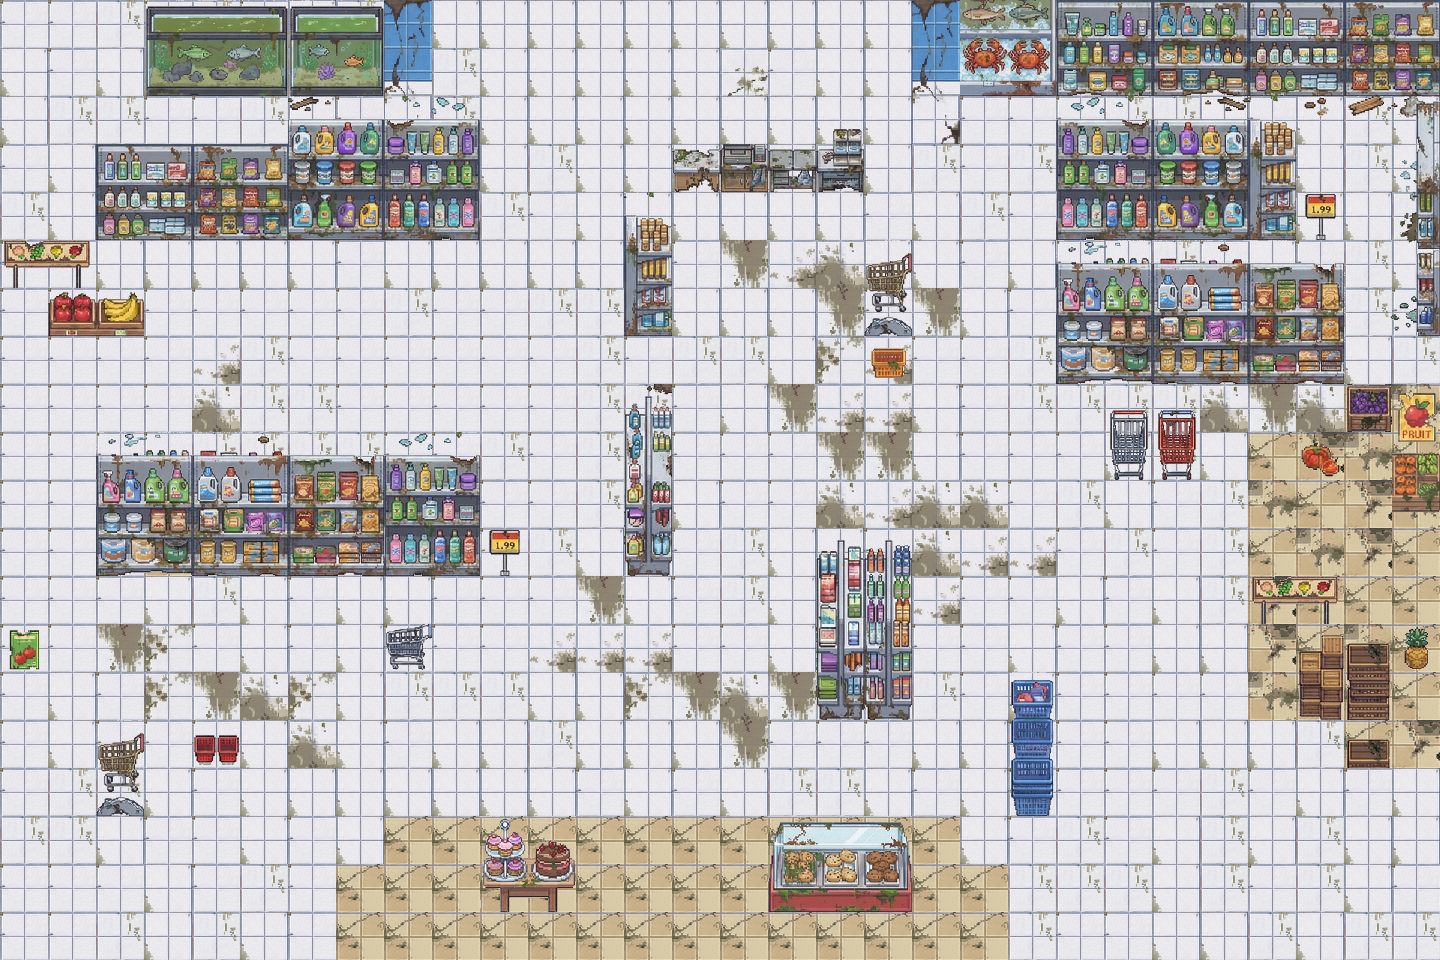

This game map was drawn from its Tiled (.tmx) file and the tilesets committed beside it. A one-line description and the full map source follow:
An orthogonal 30x20 tile map with 48x48 px tiles, 2 tile layers (ground, collision), 6 tilesets.

<map version="1.10" tiledversion="1.12.2" orientation="orthogonal" renderorder="right-down" width="30" height="20" tilewidth="48" tileheight="48" infinite="0" nextlayerid="3" nextobjectid="1">
 <tileset firstgid="1" source="8.tsx" />
 <tileset firstgid="257" source="5.tsx" />
 <tileset firstgid="513" source="6.tsx" />
 <tileset firstgid="769" source="3.tsx" />
 <tileset firstgid="1025" source="1.tsx" />
 <tileset firstgid="1281" source="7.tsx" />
 <layer id="2" name="ground" width="30" height="20">
  <data encoding="csv">
84,84,112,84,112,84,33,112,3221225569,33,33,33,33,33,33,33,33,33,33,3221225569,84,112,33,33,112,84,84,112,33,112,
33,84,33,33,84,112,112,84,3221225553,112,33,33,33,33,33,100,84,33,33,3221225553,112,112,112,112,112,112,112,33,112,33,
33,112,112,84,84,112,33,84,3221225537,112,33,33,33,33,33,33,33,33,33,3221225537,84,84,84,112,112,33,84,33,112,33,
84,33,33,33,112,84,112,112,33,33,33,112,33,33,33,33,33,112,33,112,84,112,112,33,33,33,84,33,112,33,
112,33,33,33,84,33,112,84,33,112,112,84,33,33,33,33,33,33,84,33,112,84,33,33,84,84,112,33,33,112,
84,84,33,33,33,33,33,84,33,33,33,33,33,95,84,96,79,80,33,33,84,33,84,33,112,84,33,84,112,33,
84,84,84,84,84,84,84,84,112,84,84,112,112,33,33,33,33,96,84,96,33,84,84,112,84,84,33,84,112,84,
84,84,84,84,79,112,84,84,84,84,84,84,112,84,112,112,33,95,79,84,84,112,33,84,84,33,112,33,33,112,
84,84,84,84,80,112,112,84,84,84,84,84,112,112,84,33,96,79,79,33,84,112,112,112,112,80,96,80,583,581,
84,84,84,84,112,112,112,112,84,84,112,84,112,33,84,84,84,96,96,33,84,84,84,33,112,33,582,583,581,582,
84,84,84,582,33,112,84,84,84,84,84,84,112,112,33,84,84,80,79,80,80,84,112,33,84,112,581,582,583,581,
84,84,84,582,84,84,84,84,112,84,84,112,33,84,84,112,33,33,84,80,79,79,84,112,84,112,582,581,583,582,
84,84,84,33,112,33,84,33,33,84,84,84,96,33,84,112,33,80,79,79,84,84,33,84,33,112,583,582,582,582,
84,84,96,95,84,33,84,33,84,84,84,79,79,79,84,84,33,96,84,84,84,33,84,84,33,33,583,582,581,582,
84,33,84,95,96,80,95,33,112,112,112,33,33,95,96,80,96,96,84,112,84,33,84,84,84,84,581,582,582,582,
84,33,84,84,84,33,80,33,84,33,33,112,33,33,33,96,84,84,84,33,33,84,84,84,33,33,33,112,582,583,
84,112,112,33,84,33,33,33,33,33,33,33,84,33,84,33,112,112,33,84,33,84,84,84,84,112,84,33,84,33,
112,112,33,84,84,33,84,33,582,582,582,582,582,582,582,582,582,582,582,582,33,84,112,84,33,112,33,112,33,33,
84,84,84,33,84,112,84,582,582,582,582,582,582,582,582,582,582,582,582,582,582,112,112,112,33,112,84,112,33,84,
84,84,112,33,112,33,84,582,582,582,582,582,582,582,582,582,582,582,582,582,582,112,84,84,33,33,112,33,112,112
</data>
 </layer>
 <layer id="1" name="collision" width="30" height="20">
  <data encoding="csv">
0,0,0,865,866,867,868,869,0,0,0,0,0,0,0,0,0,0,0,0,788,789,265,266,267,268,269,270,271,272,
0,0,0,881,882,883,884,885,0,0,0,0,0,0,0,0,0,0,0,0,804,805,281,282,283,284,285,286,287,288,
0,0,0,0,0,0,2147483948,2147483947,2147483946,2147483945,0,0,0,0,0,0,0,1068,0,0,0,0,297,298,299,300,301,302,303,304,
0,0,269,270,271,272,2147483964,2147483963,2147483962,2147483961,0,0,0,0,1081,1082,1083,1084,0,0,0,0,313,314,315,316,317,318,319,320,
0,0,285,286,287,288,2147483980,2147483979,2147483978,2147483977,0,0,0,301,0,0,0,0,0,0,0,0,329,330,331,332,333,1085,335,336,
3221225995,3221225994,0,0,0,0,0,0,0,0,0,0,0,317,0,0,0,0,1117,0,0,0,345,346,347,348,349,350,351,352,
0,905,906,0,0,0,0,0,0,0,0,0,0,333,0,0,0,0,1133,0,0,0,361,362,363,364,365,366,367,368,
0,0,0,0,0,0,0,0,0,0,0,0,0,0,0,0,0,0,1149,0,0,0,377,378,379,380,381,382,383,384,
0,0,0,0,0,0,0,0,0,0,0,0,0,454,0,0,0,0,0,0,0,0,0,1087,1088,0,0,0,757,1282,
0,0,345,346,347,348,349,350,297,298,0,0,0,470,0,0,0,0,0,0,0,0,0,1103,1104,0,0,701,0,1298,
0,0,361,362,363,364,365,366,313,314,0,0,0,486,0,0,0,0,0,0,0,0,0,0,0,0,0,0,0,1314,
0,0,377,378,379,380,381,382,329,330,1085,0,0,502,0,0,0,451,452,0,0,0,0,0,0,0,0,0,0,0,
0,0,0,0,0,0,0,0,0,0,0,0,0,0,0,0,0,467,468,0,0,0,0,0,0,0,3221225995,3221225994,0,0,
521,0,0,0,0,0,0,0,1150,0,0,0,0,0,0,0,0,483,484,0,0,0,0,0,0,0,0,623,624,688,
0,0,0,0,0,0,0,0,0,0,0,0,0,0,0,0,0,499,500,0,0,824,0,0,0,0,0,639,640,0,
0,0,1117,0,680,0,0,0,0,0,0,0,0,0,0,0,0,0,0,0,0,840,0,0,0,0,0,0,624,0,
0,0,1133,0,0,0,0,0,0,0,0,0,0,0,0,0,0,0,0,0,0,856,0,0,0,0,0,0,0,0,
0,0,0,0,0,0,0,0,0,0,828,829,0,0,0,0,830,831,832,0,0,0,0,0,0,0,0,0,0,0,
0,0,0,0,0,0,0,0,0,0,844,845,0,0,0,0,846,847,848,0,0,0,0,0,0,0,0,0,0,0,
0,0,0,0,0,0,0,0,0,0,0,0,0,0,0,0,0,0,0,0,0,0,0,0,0,0,0,0,0,0
</data>
 </layer>
</map>
